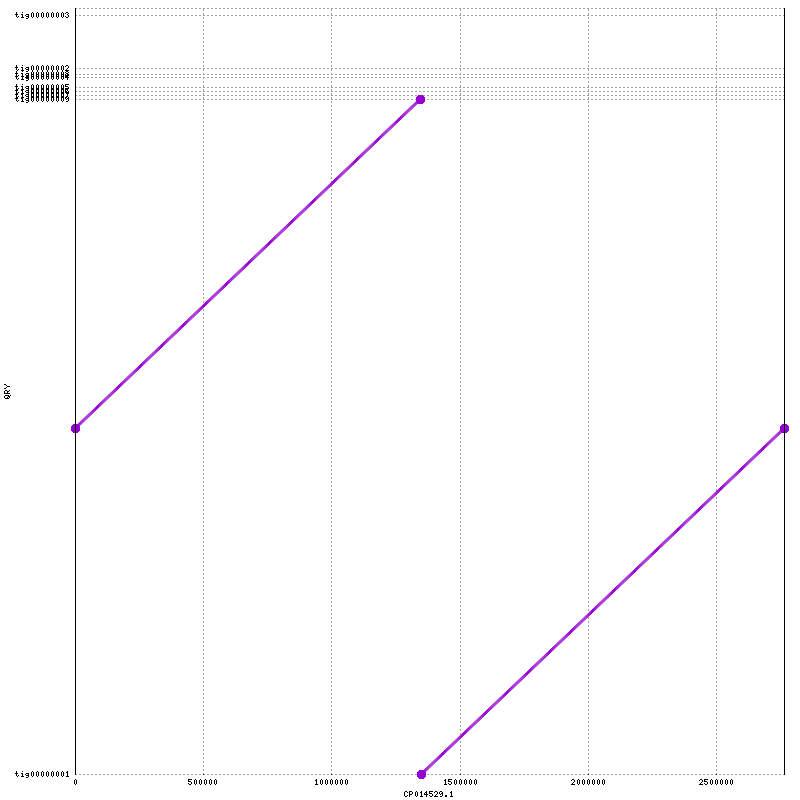

Reproduce this figure in gnuplot.
set terminal png tiny size 800,800
set output "canu_mummerplot.png"
set ytics ( \
 "tig00000001" 1.0, \
 "tig00000009" 2763566.0, \
 "tig00000007" 2780048.0, \
 "tig00000006" 2796091.0, \
 "tig00000005" 2811105.0, \
 "tig00000004" 2851117.0, \
 "tig00000008" 2865850.0, \
 "tig00000002" 2890685.0, \
 "tig00000003" 3106684.0, \
 "" 3135564 \
)
set size 1,1
set grid
unset key
set border 10
set tics scale 0
set xlabel "CP014529.1"
set ylabel "QRY"
set format "%.0f"
set mouse format "%.0f"
set mouse mouseformat "[%.0f, %.0f]"
set xrange [1:2765010]
set yrange [1:3135564]
set style line 1  lt 1 lw 3 pt 6 ps 1
set style line 2  lt 3 lw 3 pt 6 ps 1
set style line 3  lt 2 lw 3 pt 6 ps 1
plot \
 "canu_mummerplot.fplot" title "FWD" w lp ls 1, \
 "canu_mummerplot.rplot" title "REV" w lp ls 2
